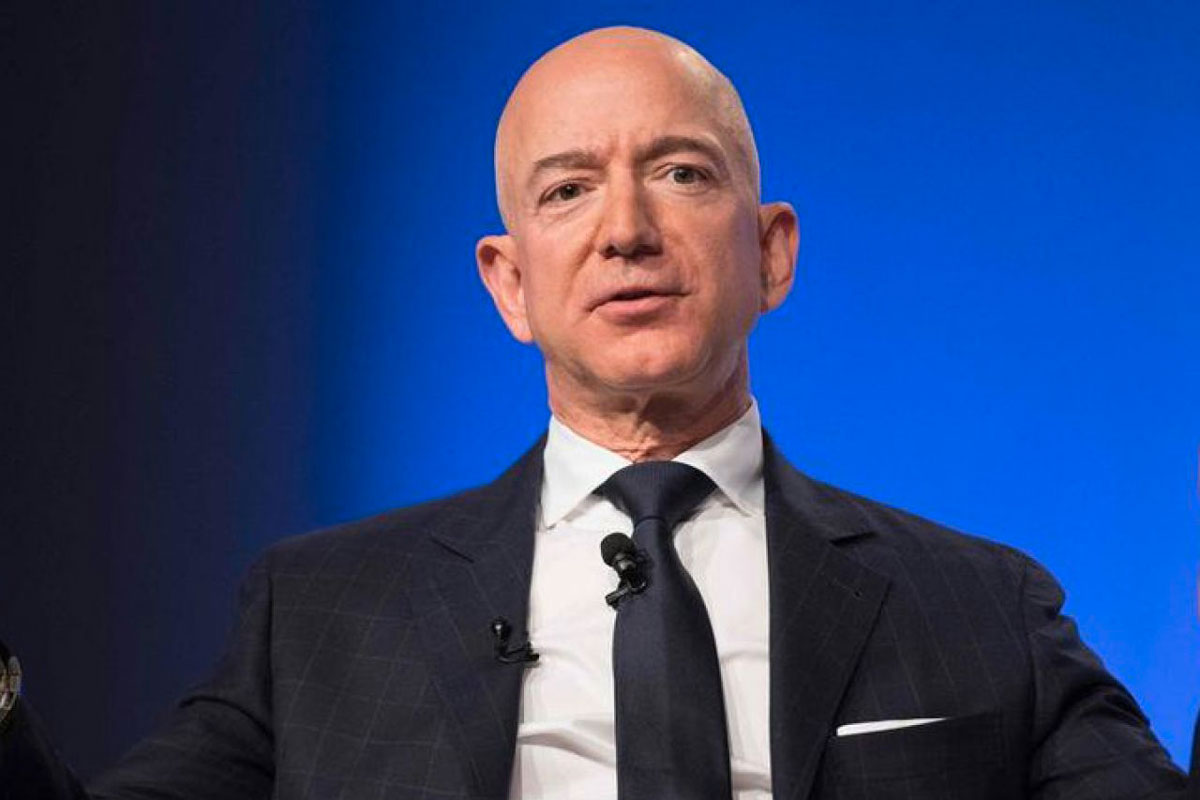
#> input picture images/Jeff Bezoz.jpg, 1200 x 800 px
$ python -i basics.py   (imports and definitions only)   (older library calls are emulated)
#> lines starting #> are read from the running program, lines starting #| are printed output that depends on the picture
# -*- coding: utf-8 -*-
"""
Created on Mon May  3 19:18:29 2021

@author: droes
"""
from numba import njit # conda install numba
import numpy as np
import cv2
from scipy import stats
from scipy.stats import entropy
import math

# [121 lines left out: functions histogram_figure_numba, calculate_mean_rgb, calculate_mode_rgb, calculate_std_rgb, calculate_max_rgb, calculate_min_rgb and 3 more, not called in this run]

####
### Filter Functions
####

def apply_edge_detection(np_img):
    """
    Apply Sobel edge detection filter
    """
    # Convert to grayscale for edge detection
    gray = cv2.cvtColor(np_img, cv2.COLOR_RGB2GRAY)
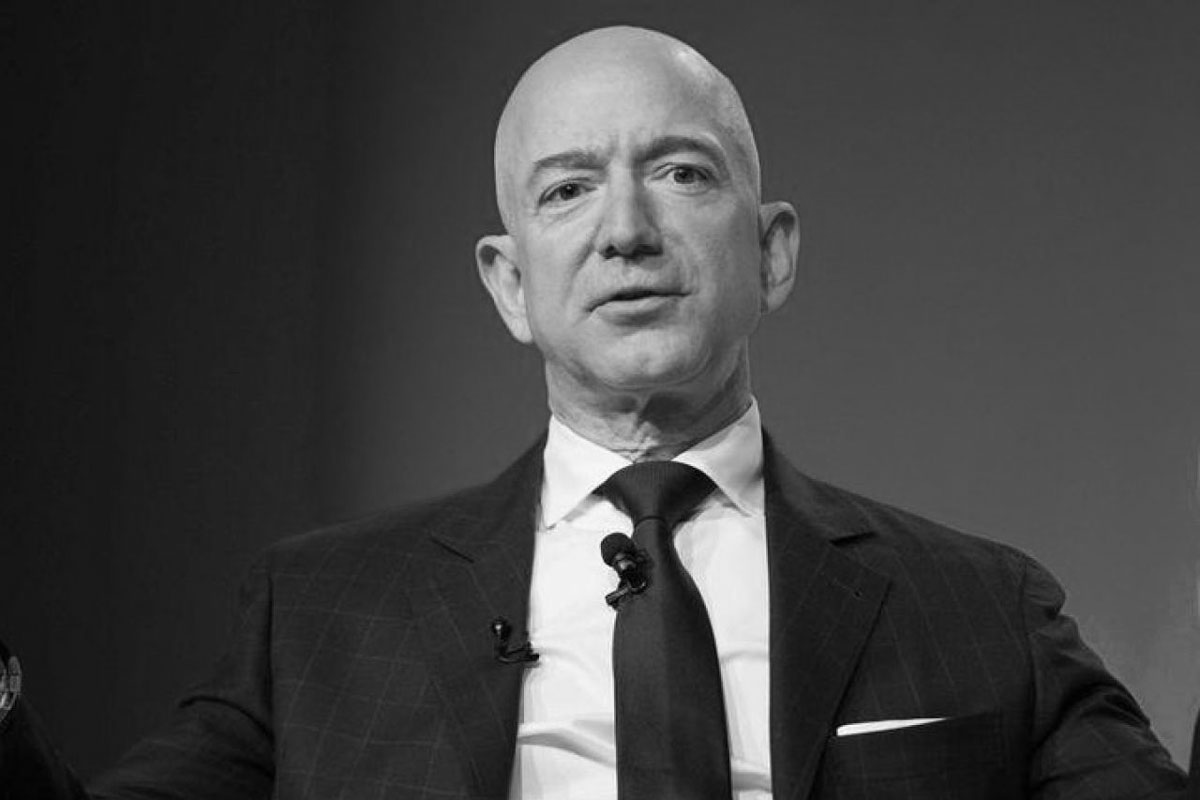
#> gray: shape (800, 1200); min 0, max 255, mean 66.6

    # Apply Sobel edge detection
    sobel_x = cv2.Sobel(gray, cv2.CV_64F, 1, 0, ksize=3)
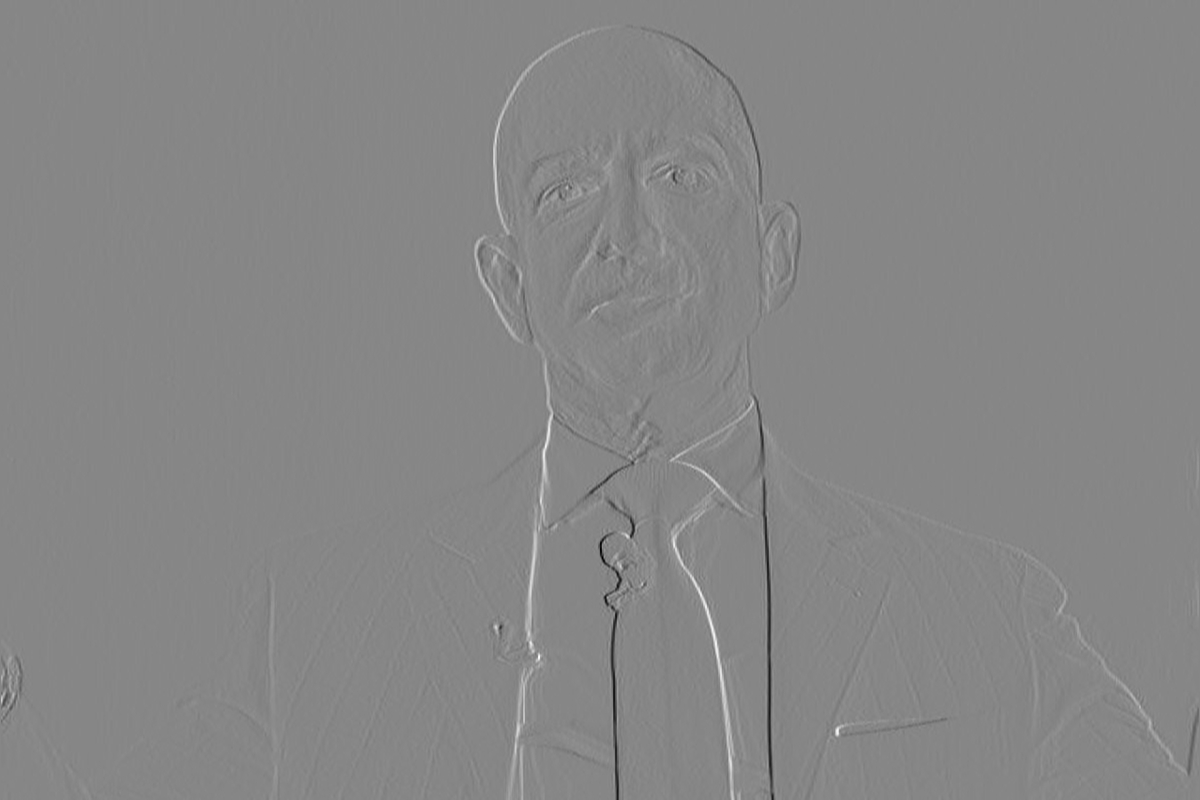
#> sobel_x: shape (800, 1200) float64; min -703, max 629, mean 0.4; drawn with min black and max white
    sobel_y = cv2.Sobel(gray, cv2.CV_64F, 0, 1, ksize=3)
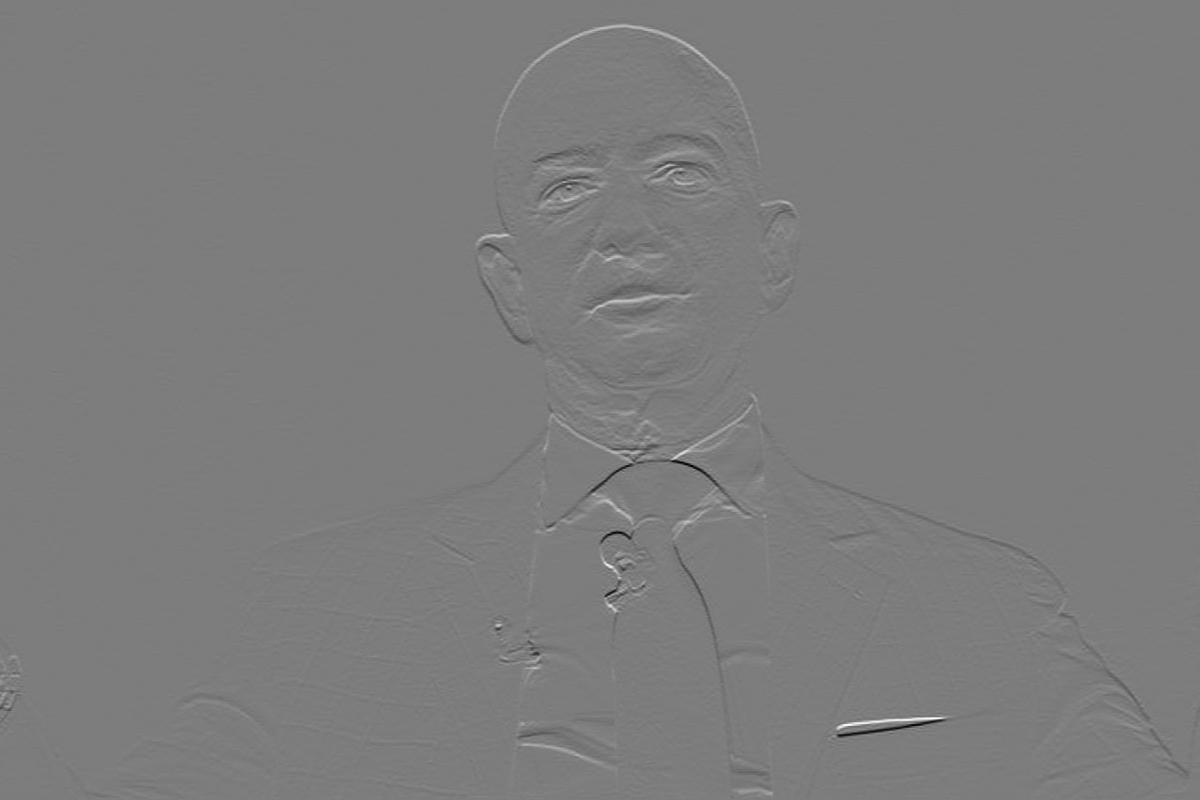
#> sobel_y: shape (800, 1200) float64; min -680, max 706, mean 0; drawn with min black and max white

    # Combine gradients
    sobel_combined = np.sqrt(sobel_x**2 + sobel_y**2)
    sobel_combined = np.clip(sobel_combined, 0, 255).astype(np.uint8)
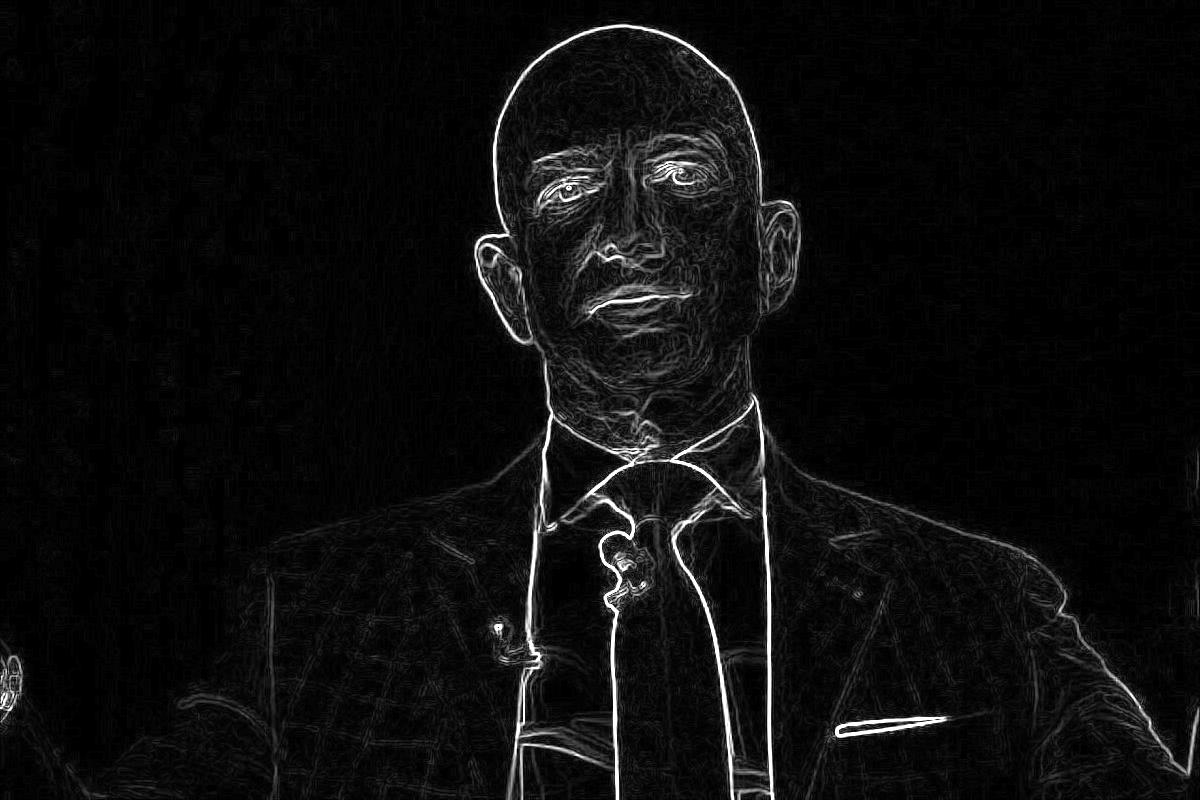
#> sobel_combined: shape (800, 1200); min 0, max 255, mean 12.8

    # Convert back to RGB (grayscale edges)
    edges_rgb = cv2.cvtColor(sobel_combined, cv2.COLOR_GRAY2RGB)
    return edges_rgb

# [67 lines left out: functions apply_gaussian_blur, apply_sharpen_filter, apply_gabor_filter, get_image_statistics, not called in this run]

>>> import cv2
>>> picture = cv2.cvtColor(cv2.imread('images/Jeff Bezoz.jpg'), cv2.COLOR_BGR2RGB)
>>> result = apply_edge_detection(picture)
